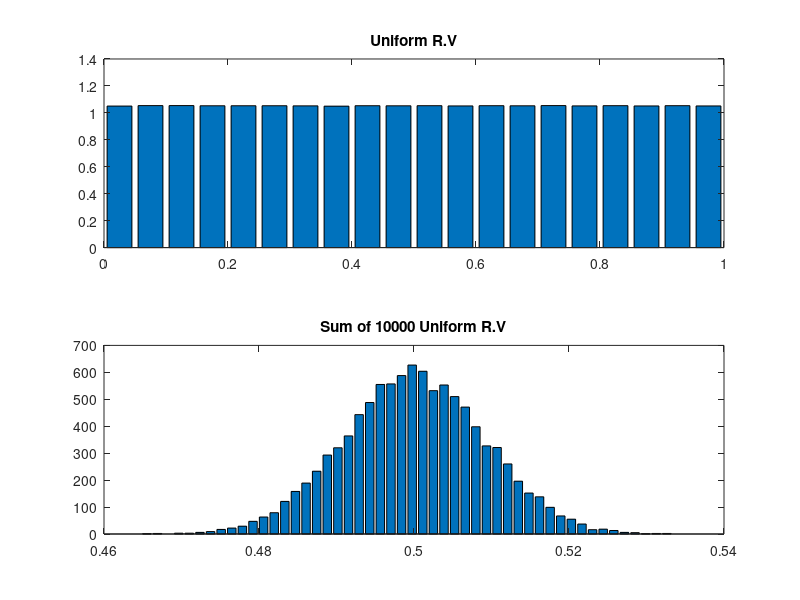

Write the MATLAB code that produced this figure.
clear all
close all
n_sample=1000;
Num=10000;
list=rand(n_sample,Num);
subplot(2,1,1);
[N,b]=hist(list,20);
bar(b,N/trapz(b,N));
title('Uniform R.V');
subplot(2,1,2);
[N1,b1]=hist(sum(list),50);
bar(b1/n_sample,N1);
title(sprintf('Sum of %d Uniform R.V',Num));

